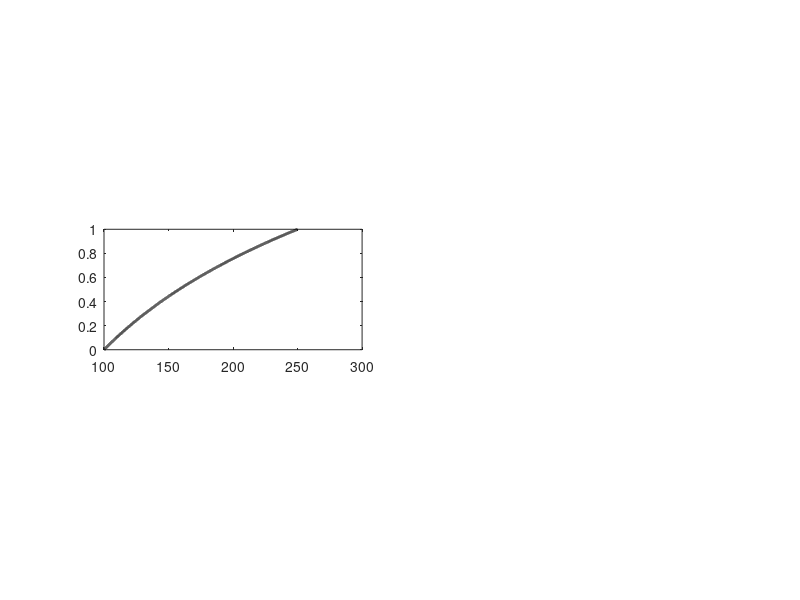

This figure's MATLAB source: (Note: this script raises an error after producing the figure.)
% joint_constraints.m
% Generates Figure 6 using data generated by Tb_data.mat for the
% publication
% 
% Wolfenbarger, N. S., Broome, A. L., Schroeder, D. M., Ermakov, A. I.,
% Bolton, S. J., and Blankenship, D. D. (2025). Passive Microwave
% Radiometry and Active Radar Sounding as Complementary Tools for
% Geophysical Investigations of Icy Ocean Worlds.

clear all; close all; clc

%% Add Paths
% Located at https://github.com/nwolfenb
addpath(genpath('..\..\IcyRF'))

%% Defaults
fontsize = 8;
linewidth = 2;
interpreter = 'latex';

%% Parameters
d_obs = 15; % km
Na_obs = logspace(-1,1,3);
Ts = 100;

%% Freezing Point Depression
% Temperature Profile
p = 3;
subplot(3,2,p)
N = 1e4;
Tm = 250;
z = linspace(0,1,N)';
T = Ts*(Tm/Ts).^(z);

plot(T,z,'k','LineWidth',linewidth)
ax(p) = gca;
ax(p).YDir = 'reverse';
ax(p).FontSize = fontsize;
ax(p).TickLabelInterpreter = interpreter;
ax(p).XTick = [Ts Tm];
ax(p).XTickLabel = {'$100$';'$f(D)-\Delta T_f$'};
ax(p).XLabel.String = 'Temperature, $T$ (K)';
ax(p).XLabel.FontSize = fontsize;
ax(p).XLabel.Interpreter = interpreter;
ax(p).YLabel.String = 'Fractional Depth, $z/D$';
ax(p).YLabel.FontSize = fontsize;
ax(p).YLabel.Interpreter = interpreter;
ax(p).XLim = [Ts-50 270+50];
ax(p).YLim = [0 1];

t1 = text(Ts,0,'$T_s$');
t1.HorizontalAlignment='center';
t1.VerticalAlignment ='bottom';
t1.FontSize = fontsize;
t1.Interpreter = interpreter;

t2 = text(Tm,0,'$T_m$');
t2.HorizontalAlignment='center';
t2.VerticalAlignment ='bottom';
t2.FontSize = fontsize;
t2.Interpreter = interpreter;

% Joint Constraints (15 km)
p = 4;
subplot(3,2,p)
load('Tb_deltaTm.mat')
delta_Tb = squeeze(Tb(1,:,:)-Tb(2,:,:));
x = repmat(D'/1e3,1,length(deltaTm));
y = repmat(deltaTm,length(D),1);


[C,h] = contour(y.',x.',delta_Tb.',[10:5:50],'LineWidth',linewidth,'LineColor',[0 112 192]/255);
ylim([0 30])
clabel(C,h,'manual','Interpreter',interpreter,'FontSize',fontsize,'Color',[0 112 192]/255,...
       'BackgroundColor','w')
hold on

f = 9e6;
D = 1e3;
dz = 1;
z = (0:dz:D)';
Tm0 = 273;
att = zeros(length(z),length(deltaTm));
for q = 1:length(deltaTm)
    Tm = Tm0-deltaTm(q);

    T = Ts*(Tm/Ts).^(z/D);
    eps_ice = ice_permittivity(T-273.15,f,0);

    [alpha, Na] = EMalpha(eps_ice,f);
    att(:,q) = 2e3*Na;

end

x = repmat(deltaTm,length(z),1);
y = repmat(z/1e3,1,length(deltaTm));

fill([0 100 100 0],[0 0 d_obs d_obs],'w','EdgeColor','none')

plot(deltaTm,d_obs*ones(size(deltaTm)),'r','LineWidth',linewidth/2);
hold on

[C,h] = contour(x,d_obs./y,att,Na_obs,'LineColor','r',...
    'LineWidth',linewidth,'LineStyle','--');
clabel(C,h,'Interpreter',interpreter,'FontSize',fontsize,'Color','r',...
        'LabelSpacing',65);
text(0,d_obs,['$z_{echo}=$ ',num2str(d_obs),' km '],...
    'FontSize',fontsize,'Color','r',...
    'HorizontalAlignment','Left','VerticalAlignment','Top','Interpreter',interpreter)


ax(p) = gca;
ax(p).FontSize = fontsize;
ax(p).TickLabelInterpreter = interpreter;
ax(p).XLabel.String = 'Freezing Point Depression, $\Delta T_f$ (K)';
ax(p).XLabel.FontSize = fontsize;
ax(p).XLabel.Interpreter = interpreter;
ax(p).XLim = [0 100];
ax(p).XTick = 0:20:100;
ax(p).YLabel.String = 'Ice Shell Thickness, $D$ (km)';
ax(p).YLabel.FontSize = fontsize;
ax(p).YLabel.Interpreter = interpreter;
ax(p).YLim = [0 30];
ax(p).YTick = 0:10:30;
ax(p).Title.String = 'Joint Constraints';
ax(p).Title.FontSize = fontsize;
ax(p).Title.Interpreter = interpreter;

%% Convective Layer
% Temperature Profile
p = 1;
subplot(3,2,p)
Tm = 260;
N = 1e4/2;
z = linspace(0,1/2,N)';
T = Ts*(Tm/Ts).^(z/(1/2));
z = [z; linspace(1/2,1,N)'];
z = flipud(z);
T = [T; ones(size(T))*Tm];

plot(T,z,'k','LineWidth',linewidth)
ax(p) = gca;
ax(p).FontSize = fontsize;
ax(p).TickLabelInterpreter = interpreter;
ax(p).XTick = [Ts Tm];
ax(p).XTickLabel = {'$100$';'$260$'};
ax(p).XLabel.String = 'Temperature, $T$ (K)';
ax(p).XLabel.FontSize = fontsize;
ax(p).XLabel.Interpreter = interpreter;
ax(p).YLabel.String = 'Fractional Depth, $z/D$';
ax(p).YLabel.FontSize = fontsize;
ax(p).YLabel.Interpreter = interpreter;
ax(p).XLim = [Ts-50 270+50];
ax(p).YLim = [0 1];
ax(p).YTick = [0 1];
ax(p).YTickLabel = cellstr(num2str(([1 0])'));

t1 = text(Ts,1,'$T_s$');
t1.HorizontalAlignment='center';
t1.VerticalAlignment ='bottom';
t1.FontSize = fontsize;
t1.Interpreter = interpreter;

t2 = text(Tm,1,'$T_m$');
t2.HorizontalAlignment='center';
t2.VerticalAlignment ='bottom';
t2.FontSize = fontsize;
t2.Interpreter = interpreter;

delta_x = 15;
delta_y = 0.025;

ar = annotation('doublearrow');
ar.Parent = ax(p);
ar.X = [Tm-delta_x Tm-delta_x];
ar.Y = [0+delta_y 0.5-delta_y];
ar.Head1Length = 5;
ar.Head2Length = 5;
ar.Head1Width = 5;
ar.Head2Width = 5;
ar.Head1Style = 'plain';
ar.Head2Style = 'plain';
ar.LineWidth = linewidth/2;

txt = text(Tm-delta_x,0.25,'$d_{conv}/D$ ');
txt.FontSize = fontsize;
txt.HorizontalAlignment = 'right';
txt.Interpreter = interpreter;

% Joint Constraints (15 km)
p = 2;
subplot(3,2,p)
load('Tb_fconv_260.mat')
delta_Tb = squeeze(Tb(1,:,:)-Tb(2,:,:));
x = repmat(D'/1e3,1,length(fconv));
y = repmat(fconv,length(D),1);

[C,h] = contour(y.',x.',delta_Tb.',[10:10:50],'LineWidth',linewidth,'LineColor',[0 112 192]/255);
ylim([0 30])
clabel(C,h,'manual','Interpreter',interpreter,'FontSize',fontsize,'Color',[0 112 192]/255,...
       'BackgroundColor','w')
hold on

f = 9e6;
D = 1e3;
dz = 1;
z = (0:dz:D)';
Ts = 100;
att = zeros(length(z),length(fconv));
for q = 1:length(fconv)
    
    T = zeros(size(z));
    dconv = D*fconv(q);
    dcond = D - dconv;
    T(z<=dcond) = Ts*(Tconv/Ts).^(z(z<=dcond)./dcond);
    T(z>dcond) = Tconv;

    eps_ice = ice_permittivity(T-273.15,f,0);

    [alpha, Na] = EMalpha(eps_ice,f);
    att(:,q) = 2e3*Na;

end

x = repmat(fconv,length(z),1);
y = repmat(z/1e3,1,length(fconv));


fill([0 1 1 0],[0 0 d_obs d_obs],'w','EdgeColor','none')

plot(fconv,d_obs*ones(size(fconv)),'r','LineWidth',linewidth/2);
hold on

[C,h] = contour(x,d_obs./y,att,Na_obs,'LineColor','r',...
    'LineWidth',linewidth,'LineStyle','--');
ylim([0 30])
clabel(C,h,'Interpreter',interpreter,'FontSize',fontsize,'Color','r',...
        'LabelSpacing',70)

text(0,d_obs,['$z_{echo}=$ ',num2str(d_obs),' km '],...
    'FontSize',fontsize,'Color','r',...
    'HorizontalAlignment','Left','VerticalAlignment','Top','Interpreter',interpreter)


ax(p) = gca;
ax(p).FontSize = fontsize;
ax(p).TickLabelInterpreter = interpreter;
ax(p).XLabel.String = 'Convective Fraction, $d_{conv}/D$';
ax(p).XLabel.FontSize = fontsize;
ax(p).XLabel.Interpreter = interpreter;
ax(p).XLim = [0 1];
ax(p).XTick = 0:0.2:1;
ax(p).YLabel.String = 'Ice Shell Thickness, $D$ (km)';
ax(p).YLabel.FontSize = fontsize;
ax(p).YLabel.Interpreter = interpreter;
ax(p).YLim = [0 30];
ax(p).YTick = 0:10:30;
ax(p).Title.String = 'Joint Constraints';
ax(p).Title.FontSize = fontsize;
ax(p).Title.Interpreter = interpreter;

%% Chloride-Doped Ice
% Temperature Profile
p = 5;
subplot(3,2,p)
N = 1e4;
Tm = 270;
z = linspace(0,1,N)';
T = Ts*(Tm/Ts).^(z);

plot(T,z,'k','LineWidth',linewidth)
ax(p) = gca;
ax(p).YDir = 'reverse';
ax(p).FontSize = fontsize;
ax(p).TickLabelInterpreter = interpreter;
ax(p).XTick = [Ts Tm];
ax(p).XTickLabel = {'$100$';'$f(D)$'};
ax(p).XLabel.String = 'Temperature, $T$ (K)';
ax(p).XLabel.FontSize = fontsize;
ax(p).XLabel.Interpreter = interpreter;
ax(p).YLabel.String = 'Fractional Depth, $z/D$';
ax(p).YLabel.FontSize = fontsize;
ax(p).YLabel.Interpreter = interpreter;
ax(p).XLim = [Ts-50 270+50];
ax(p).YLim = [0 1];

t1 = text(Ts,0,'$T_s$');
t1.HorizontalAlignment='center';
t1.VerticalAlignment ='bottom';
t1.FontSize = fontsize;
t1.Interpreter = interpreter;

t2 = text(Tm,0,'$T_m$');
t2.HorizontalAlignment='center';
t2.VerticalAlignment ='bottom';
t2.FontSize = fontsize;
t2.Interpreter = interpreter;

% Joint Constraints (15 km)
p = 6;
subplot(3,2,p)
load('Tb_Cl.mat')
delta_Tb = squeeze(Tb(1,:,:)-Tb(2,:,:));
x = repmat(D'/1e3,1,length(uMCl));
y = repmat(uMCl,length(D),1);

[C,h] = contour(y.',x.',delta_Tb.',[10:5:50],'LineWidth',linewidth,'LineColor',[0 112 192]/255);
ylim([0 30])
clabel(C,h,'manual','Interpreter',interpreter,'FontSize',fontsize,'Color',[0 112 192]/255,...
       'BackgroundColor','w')
hold on

f = 9e6;
Tr = 251;
k = 8.617332e-5;
CM_Cl = 0.5;
Ea_Cl = 0.19;
D = 1e3;
dz = 1;
z = (0:dz:D)';
Tm = 273;
att = zeros(length(z),length(uMCl));
for q = 1:length(uMCl)
    C_Cl = uMCl(q)*CM_Cl;

    T = Ts*(Tm/Ts).^(z./D);

    sigma_Cl = C_Cl.*exp(-(Ea_Cl/k).*((1./T)-(1/Tr)))/1e6;

    eps_ice = ice_permittivity(T-273.15,f,sigma_Cl);

    [alpha, Na] = EMalpha(eps_ice,f);
    att(:,q) = 2e3*Na;

end

x = repmat(uMCl,length(z),1);
y = repmat(z/1e3,1,length(uMCl));


fill([0 300 300 0],[0 0 d_obs d_obs ],'w','EdgeColor','none')
plot(uMCl,d_obs*ones(size(uMCl)),'r','LineWidth',linewidth/2);
hold on
[C,h] = contour(x,d_obs./y,att,Na_obs,'LineColor','r',...
    'LineWidth',linewidth,'LineStyle','--');
ylim([0 30])
clabel(C,h,'Interpreter',interpreter,'FontSize',fontsize,'Color','r',...
        'LabelSpacing',50)
text(0,d_obs,['$z_{echo}=$ ',num2str(d_obs),' km '],...
    'FontSize',fontsize,'Color','r',...
    'HorizontalAlignment','Left','VerticalAlignment','Top','Interpreter',interpreter)

ax(p) = gca;
ax(p).FontSize = fontsize;
ax(p).TickLabelInterpreter = interpreter;
ax(p).XLabel.String = 'Ice Chlorinity, [Cl$^{-}$] ($\mu$M)';
ax(p).XLabel.FontSize = fontsize;
ax(p).XLabel.Interpreter = interpreter;
ax(p).XLim = [0 300];
ax(p).XTick = 0:50:300;
ax(p).YLabel.String = 'Ice Shell Thickness, $D$ (km)';
ax(p).YLabel.FontSize = fontsize;
ax(p).YLabel.Interpreter = interpreter;
ax(p).YLim = [0 30];
ax(p).YTick = 0:10:30;
ax(p).Title.String = 'Joint Constraints';
ax(p).Title.FontSize = fontsize;
ax(p).Title.Interpreter = interpreter;

%% Figure Formatting
%  [left bottom width height]

% units
for p = 1:length(ax)
ax(p).Units = 'centimeters';
end

% left
margin = 1;
ax(1).Position(1) = 1.5*margin;
ax(3).Position(1) = 1.5*margin;
ax(5).Position(1) = 1.5*margin;

% height
h0 = 4.25;
for p = 1:length(ax)
ax(p).Position(4) = h0;
end

% width
w0 = 4.25;
for p = 1:length(ax)
ax(p).Position(3) = w0;
end

% bottom
ax(5).Position(2) = margin;
ax(6).Position(2) = margin;
ax(3).Position(2) = ax(5).Position(2)+ax(5).Position(4)+1.5*margin;
ax(4).Position(2) = ax(6).Position(2)+ax(6).Position(4)+1.5*margin;
ax(1).Position(2) = ax(3).Position(2)+ax(3).Position(4)+1.5*margin;
ax(2).Position(2) = ax(4).Position(2)+ax(4).Position(4)+1.5*margin;

% left
ax(2).Position(1) = ax(1).Position(1)+ax(1).Position(3)+1.5*margin;
ax(4).Position(1) = ax(3).Position(1)+ax(3).Position(3)+1.5*margin;
ax(6).Position(1) = ax(5).Position(1)+ax(5).Position(3)+1.5*margin;

% labels
letters = {'a','b','c','d','e','f'};
for n = 1:length(letters)
    t(n) = annotation('textbox');
    t(n).String = letters{n};
    t(n).FontSize = fontsize+2;
    t(n).FontWeight = 'bold';
    t(n).Interpreter = 'tex';
    t(n).Units = 'centimeters';
    t(n).Position = [ax(n).Position(1)-1.1*margin ax(n).Position(2)+h0 0.1 0.1];
    t(n).EdgeColor = 'w';
    t(n).HorizontalAlignment = 'left';
    t(n).VerticalAlignment = 'bottom';
end

% Freezing Point Depression
n = 8;
t(n) = annotation('textbox');
t(n).String = 'Freezing Point Depression';
t(n).FontSize = fontsize+2;
t(n).FontWeight = 'bold';
t(n).Interpreter = 'tex';
t(n).Units = 'centimeters';
t(n).Position = [0 ax(3).Position(2)-0.5 h0+2*0.5 0.1];
t(n).EdgeColor = 'w';
t(n).HorizontalAlignment = 'center';
t(n).VerticalAlignment = 'top';
t(n).Rotation = 90;

% Convective Layer
n = 7;
t(n) = annotation('textbox');
t(n).String = 'Convective Layer';
t(n).FontSize = fontsize+2;
t(n).FontWeight = 'bold';
t(n).Interpreter = 'tex';
t(n).Units = 'centimeters';
t(n).Position = [0 ax(1).Position(2) h0 0.1];
t(n).EdgeColor = 'w';
t(n).HorizontalAlignment = 'center';
t(n).VerticalAlignment = 'top';
t(n).Rotation = 90;

% Chloride-Doped Ice
n = 9;
t(n) = annotation('textbox');
t(n).String = 'Chloride-Doped Ice';
t(n).FontSize = fontsize+2;
t(n).FontWeight = 'bold';
t(n).Interpreter = 'tex';
t(n).Units = 'centimeters';
t(n).Position = [0 ax(5).Position(2) h0 0.1];
t(n).EdgeColor = 'w';
t(n).HorizontalAlignment = 'center';
t(n).VerticalAlignment = 'top';
t(n).Rotation = 90;

f = gcf;
f.Color = 'w';
f.Units = 'centimeters';
width = 2*(1.5*margin+w0)+margin;
height = 3*(1.5*margin+h0);
f.Position(3:4) = [width height];